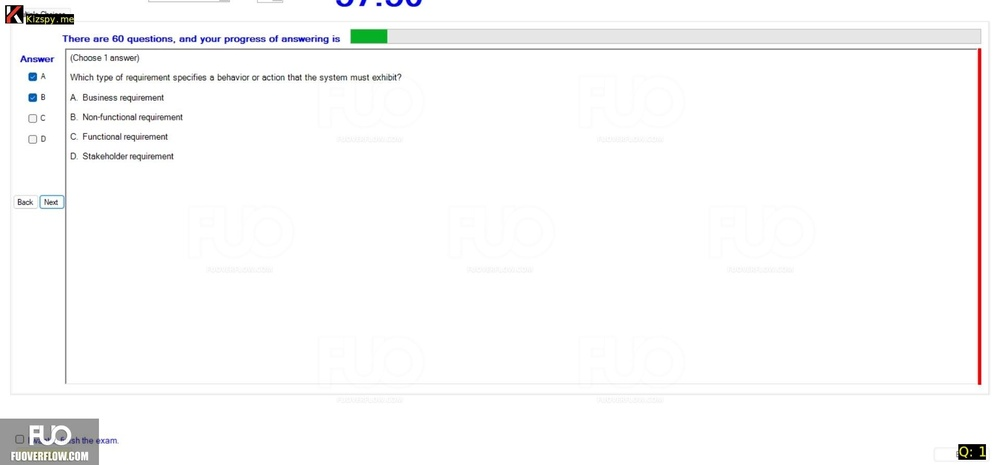
#> input picture nhung_dang_hinh/2.jpg, 1000 x 465 px, shrunk from 1920 x 892 before the run
$ python test_focus.py
#> lines starting #> are read from the running program, lines starting #| are printed output that depends on the picture; after the words box and inside, x2 and y2 are one past the last pixel; in counts of white or black regions, pixels touching at a corner belong together
import cv2
import pytesseract
import re
from PIL import Image

# Đặt đường dẫn tới Tesseract executable (nếu cần thiết, chỉ áp dụng cho Windows)
pytesseract.pytesseract.tesseract_cmd = r'C:\Users\ACER\Downloads\Thuctap\tesseract.exe'

def extract_text_from_contours(image_path, target_chars='ABCD', lang='kor'):
    # Đọc hình ảnh
#> called with image_path = 'nhung_dang_hinh/2.jpg', target_chars = 'ABCD', lang = 'kor'
    img = cv2.imread(image_path)
#> img is the input picture: shape (465, 1000, 3); mean B, G, R 250, 249.9, 250.2

    # Chuyển đổi hình ảnh sang grayscale
    gray = cv2.cvtColor(img, cv2.COLOR_BGR2GRAY)

    # Áp dụng ngưỡng để nhị phân hóa hình ảnh
    _, thresh = cv2.threshold(gray, 150, 255, cv2.THRESH_BINARY_INV)
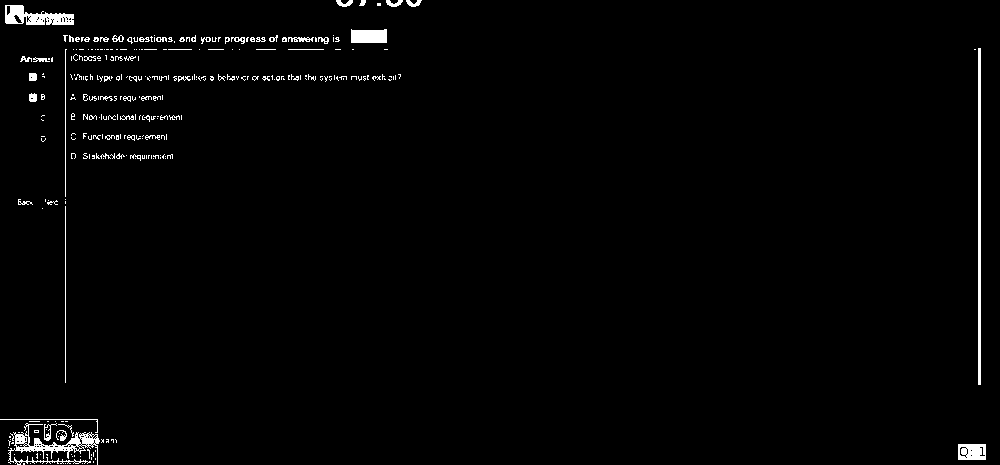
#> thresh: shape (465, 1000); 1.6% white; 302 white regions (240 under 20 px)

    # Tìm các đường viền trong hình ảnh
    contours, _ = cv2.findContours(thresh, cv2.RETR_EXTERNAL, cv2.CHAIN_APPROX_SIMPLE)
#> contours = 300 contours, 276 with area under 20; largest, box (x1, y1, x2, y2) and area: (8, 423, 100, 465) 947, (5, 5, 74, 25) 800, (978, 48, 981, 385) 672, (351, 29, 387, 43) 423, (958, 444, 986, 460) 405

    detected_text = []

    for contour in contours:
        # Tìm khung hình chữ nhật bao quanh đường viền
        x, y, w, h = cv2.boundingRect(contour)

        # Cắt hình ảnh theo khung hình chữ nhật
        cropped_img = img[y:y+h, x:x+w]

        # Sử dụng pytesseract để nhận diện văn bản từ hình ảnh đã cắt
        text = pytesseract.image_to_string(cropped_img, lang=lang)

        # Kiểm tra nếu văn bản chứa bất kỳ ký tự nào trong target_chars
        if any(char in text for char in target_chars):
            detected_text.append(text.strip())

            # Vẽ khung hình chữ nhật xung quanh các ký tự được phát hiện
            cv2.rectangle(img, (x, y), (x + w, y + h), (0, 255, 0), 2)
#> this loop made 1 pass
#> (x, y, w, h, cropped_img) on pass 1: (82, 463, 1, 1, [[150, 150, 150]])
#> after the loop, detected_text = []

    # Hiển thị hình ảnh với các khung chữ nhật đã được vẽ (tùy chọn)
    # cv2.imshow('Detected Characters', img)
    # cv2.waitKey(0)
    # cv2.destroyAllWindows()

    return detected_text

# Đường dẫn tới hình ảnh cần xử lý
image_path = 'nhung_dang_hinh/2.jpg'

# Nhận diện văn bản từ hình ảnh
#> (the run stopped early here; a loop or call above may not have finished)

$ run again, with nhung_dang_hinh/1.jpg copied over nhung_dang_hinh/2.jpg
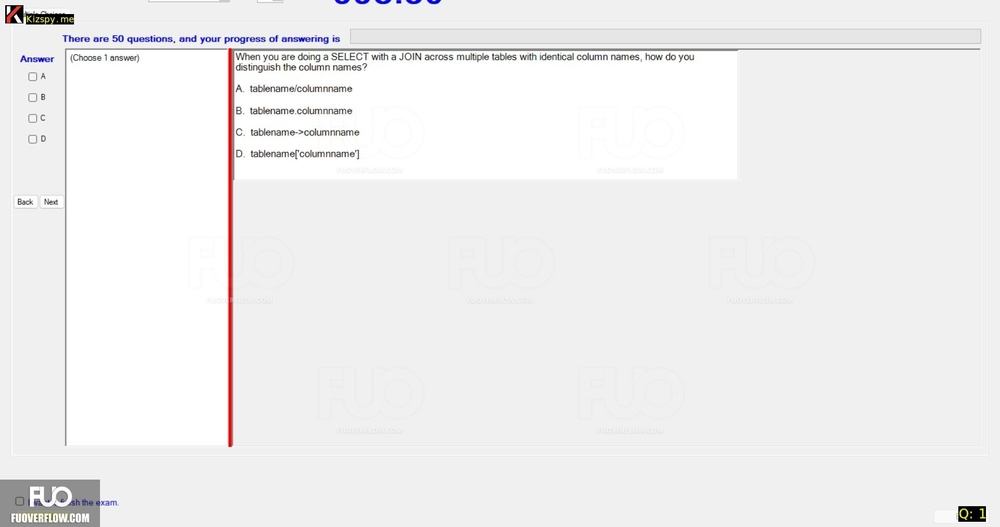
#> input picture nhung_dang_hinh/1.jpg, 1000 x 527 px, shrunk from 1920 x 1012 before the run
#> in extract_text_from_contours, img is the input picture: shape (527, 1000, 3); mean B, G, R 239.6, 239.4, 239.9
#> in extract_text_from_contours, `_, thresh = cv2.threshold(gray, 150, 255, cv2.THRESH_BINARY_INV)`:
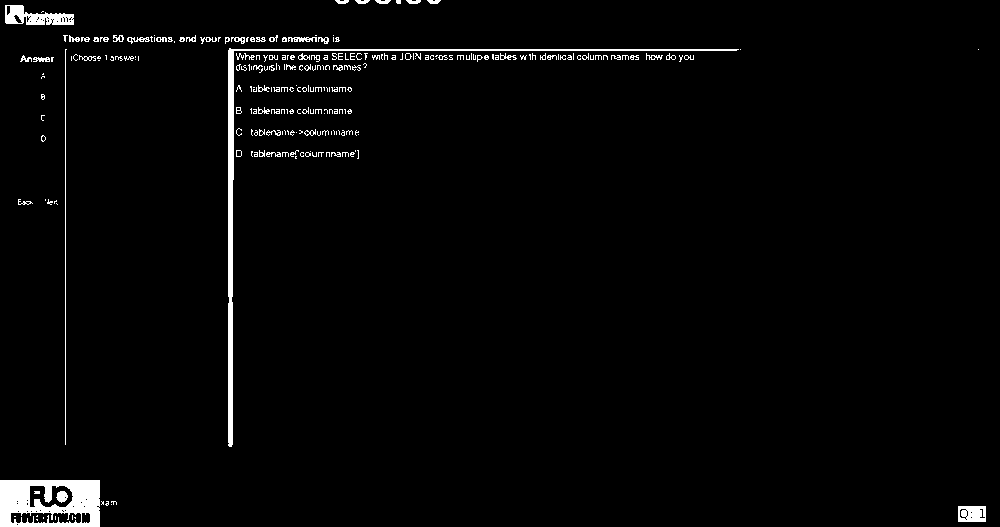
#> thresh: shape (527, 1000); 2.3% white; 249 white regions (180 under 20 px)
#> contours = 240 contours, 204 with area under 20; largest, box (x1, y1, x2, y2) and area: (0, 480, 100, 527) 4551, (228, 48, 739, 447) 2210, (5, 5, 74, 25) 802, (958, 506, 986, 522) 405, (288, 37, 317, 42) 66
#> the loop in extract_text_from_contours, `for contour in contours:` made 1 pass
#> (contour, x, y, w, h) on pass 1: ([[958, 506], [958, 521], [985, 521], [985, 506]], 958, 506, 28, 16)
#> after the loop in extract_text_from_contours, `for contour in contours:`: detected_text = []

$ run again, with nhung_dang_hinh/10.jpg copied over nhung_dang_hinh/2.jpg
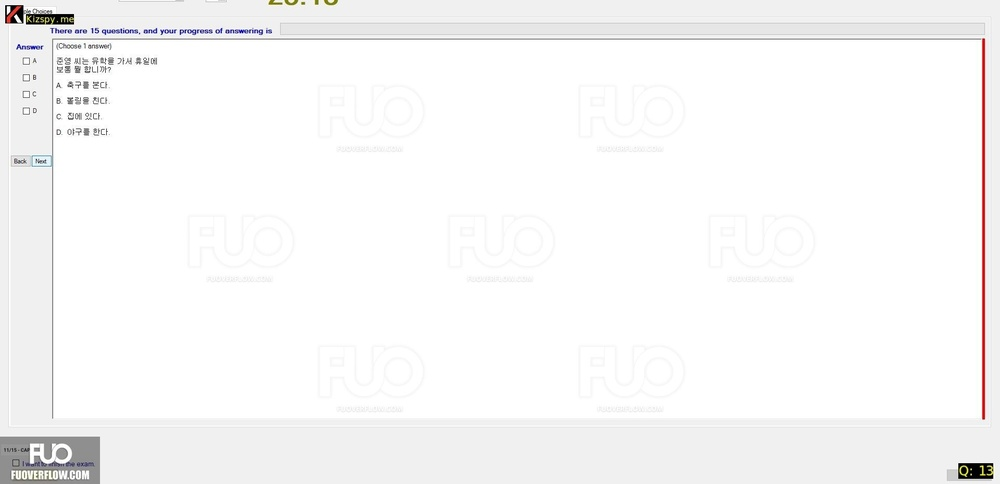
#> input picture nhung_dang_hinh/10.jpg, 1000 x 484 px, shrunk from 1920 x 930 before the run
#> in extract_text_from_contours, img is the input picture: shape (484, 1000, 3); mean B, G, R 247.6, 247.6, 247.9
#> in extract_text_from_contours, `_, thresh = cv2.threshold(gray, 150, 255, cv2.THRESH_BINARY_INV)`:
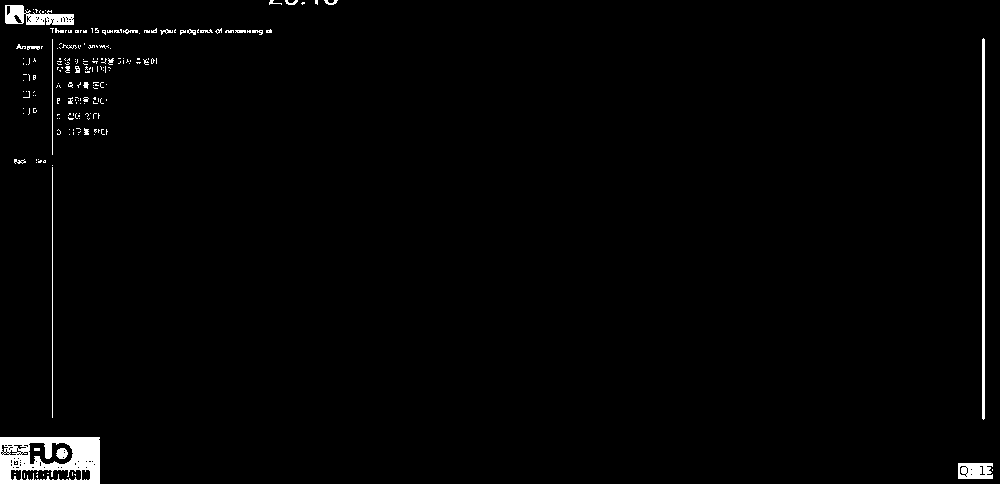
#> thresh: shape (484, 1000); 1.6% white; 200 white regions (172 under 20 px)
#> contours = 190 contours, 180 with area under 20; largest, box (x1, y1, x2, y2) and area: (0, 437, 100, 484) 4553, (5, 5, 74, 25) 791, (982, 38, 985, 420) 760, (958, 463, 993, 479) 474, (27, 46, 40, 50) 24
#> the loop in extract_text_from_contours, `for contour in contours:` made 1 pass
#> (contour, x, y, w, h, cropped_img) on pass 1: ([[992, 469], [992, 470]], 992, 469, 1, 2, [[0, 61, 59], [0, 41, 41]])
#> after the loop in extract_text_from_contours, `for contour in contours:`: detected_text = []

$ run again, with nhung_dang_hinh/3.jpg copied over nhung_dang_hinh/2.jpg
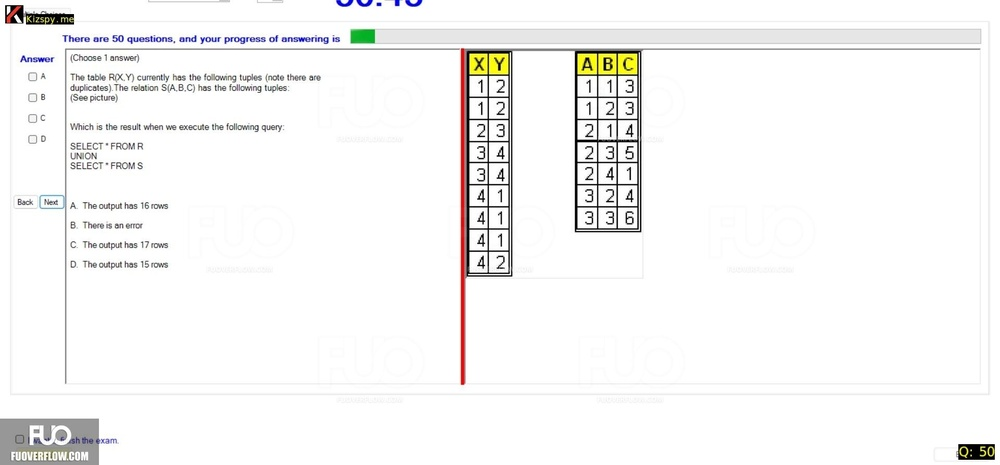
#> input picture nhung_dang_hinh/3.jpg, 1000 x 465 px, shrunk from 1920 x 892 before the run
#> in extract_text_from_contours, img is the input picture: shape (465, 1000, 3); mean B, G, R 245.1, 245.8, 246.2
#> in extract_text_from_contours, `_, thresh = cv2.threshold(gray, 150, 255, cv2.THRESH_BINARY_INV)`:
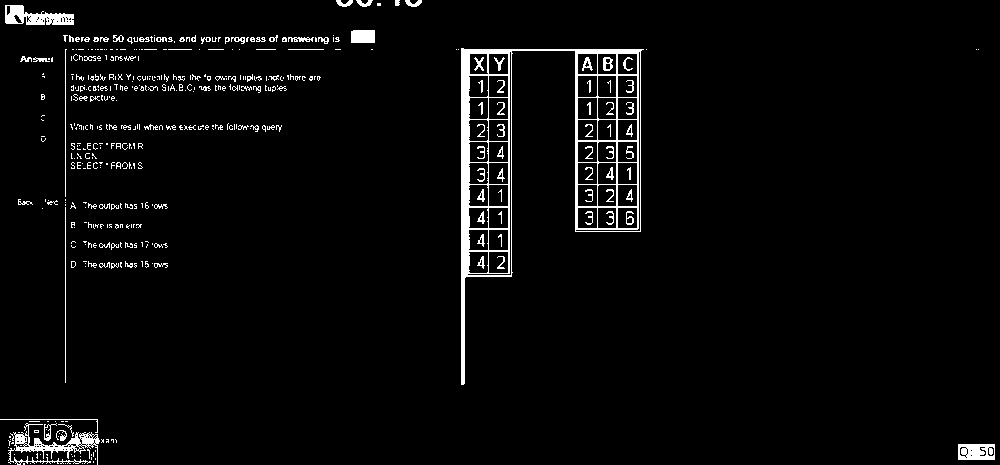
#> thresh: shape (465, 1000); 3.5% white; 452 white regions (339 under 20 px)
#> contours = 406 contours, 384 with area under 20; largest, box (x1, y1, x2, y2) and area: (461, 48, 644, 385) 23577, (8, 423, 100, 465) 947, (5, 5, 74, 25) 800, (958, 444, 995, 460) 540, (351, 30, 375, 43) 274
#> the loop in extract_text_from_contours, `for contour in contours:` made 1 pass
#> (x, y, w, h, cropped_img) on pass 1: (82, 463, 1, 1, [[150, 150, 150]])
#> after the loop in extract_text_from_contours, `for contour in contours:`: detected_text = []
